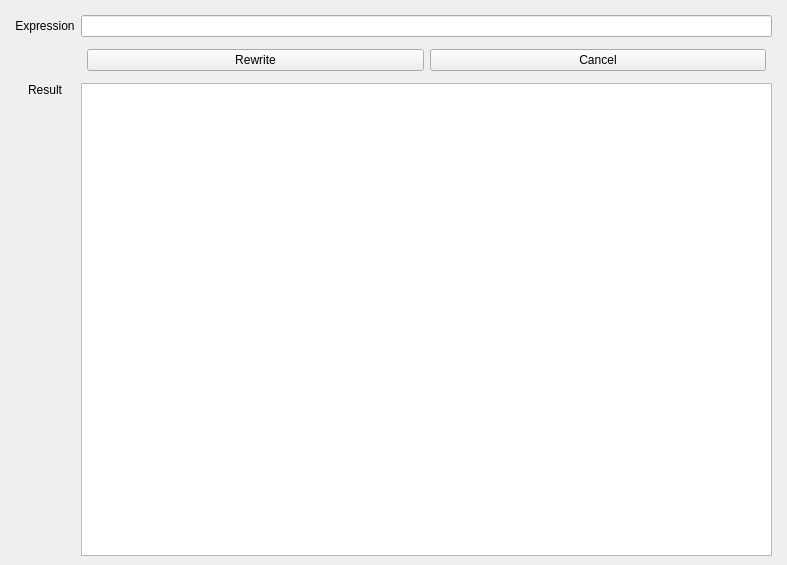
<?xml version="1.0" encoding="UTF-8"?>
<ui version="4.0">
 <class>RewriteExpressionDock</class>
 <widget class="QDockWidget" name="RewriteExpressionDock">
  <property name="enabled">
   <bool>true</bool>
  </property>
  <property name="geometry">
   <rect>
    <x>0</x>
    <y>0</y>
    <width>787</width>
    <height>565</height>
   </rect>
  </property>
  <property name="floating">
   <bool>true</bool>
  </property>
  <property name="windowTitle">
   <string>Rewrite Expression</string>
  </property>
  <widget class="QWidget" name="dockWidgetContents">
   <layout class="QGridLayout" name="gridLayout">
    <item row="0" column="0">
     <layout class="QGridLayout" name="gridLayout_2">
      <property name="sizeConstraint">
       <enum>QLayout::SizeConstraint::SetDefaultConstraint</enum>
      </property>
      <property name="leftMargin">
       <number>6</number>
      </property>
      <property name="topMargin">
       <number>6</number>
      </property>
      <property name="rightMargin">
       <number>6</number>
      </property>
      <item row="1" column="1">
       <layout class="QHBoxLayout" name="horizontalLayout_2">
        <property name="leftMargin">
         <number>6</number>
        </property>
        <property name="topMargin">
         <number>6</number>
        </property>
        <property name="rightMargin">
         <number>6</number>
        </property>
        <property name="bottomMargin">
         <number>6</number>
        </property>
        <item>
         <widget class="QPushButton" name="rewriteButton">
          <property name="text">
           <string>Rewrite</string>
          </property>
         </widget>
        </item>
        <item>
         <widget class="QPushButton" name="cancelButton">
          <property name="text">
           <string>Cancel</string>
          </property>
          <property name="checkable">
           <bool>false</bool>
          </property>
          <property name="default">
           <bool>false</bool>
          </property>
          <property name="flat">
           <bool>false</bool>
          </property>
         </widget>
        </item>
       </layout>
      </item>
      <item row="0" column="1">
       <widget class="QLineEdit" name="inputEdit"/>
      </item>
      <item row="0" column="0">
       <widget class="QLabel" name="label">
        <property name="text">
         <string>Expression</string>
        </property>
        <property name="alignment">
         <set>Qt::AlignmentFlag::AlignCenter</set>
        </property>
       </widget>
      </item>
      <item row="2" column="1">
       <widget class="QTextBrowser" name="resultText"/>
      </item>
      <item row="2" column="0">
       <widget class="QLabel" name="labelResult">
        <property name="text">
         <string>Result</string>
        </property>
        <property name="scaledContents">
         <bool>false</bool>
        </property>
        <property name="alignment">
         <set>Qt::AlignmentFlag::AlignHCenter|Qt::AlignmentFlag::AlignTop</set>
        </property>
       </widget>
      </item>
     </layout>
    </item>
   </layout>
  </widget>
 </widget>
 <resources/>
 <connections/>
</ui>
